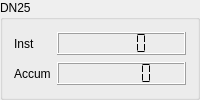
        <widget class="QGroupBox" name="gBox_StdDN25">
         <property name="title">
          <string>DN25</string>
         </property>
         <layout class="QGridLayout" name="gridLayout_22">
          <item row="0" column="0">
           <widget class="QLabel" name="label_10">
            <property name="sizePolicy">
             <sizepolicy hsizetype="Fixed" vsizetype="Preferred">
              <horstretch>0</horstretch>
              <verstretch>0</verstretch>
             </sizepolicy>
            </property>
            <property name="minimumSize">
             <size>
              <width>30</width>
              <height>20</height>
             </size>
            </property>
            <property name="text">
             <string>Inst</string>
            </property>
           </widget>
          </item>
          <item row="0" column="1">
           <widget class="QLCDNumber" name="lcdInstStdMeter_25">
            <property name="sizePolicy">
             <sizepolicy hsizetype="Preferred" vsizetype="Fixed">
              <horstretch>0</horstretch>
              <verstretch>0</verstretch>
             </sizepolicy>
            </property>
            <property name="minimumSize">
             <size>
              <width>40</width>
              <height>0</height>
             </size>
            </property>
            <property name="numDigits">
             <number>5</number>
            </property>
            <property name="segmentStyle">
             <enum>QLCDNumber::Flat</enum>
            </property>
           </widget>
          </item>
          <item row="1" column="0">
           <widget class="QLabel" name="label_12">
            <property name="sizePolicy">
             <sizepolicy hsizetype="Fixed" vsizetype="Preferred">
              <horstretch>0</horstretch>
              <verstretch>0</verstretch>
             </sizepolicy>
            </property>
            <property name="minimumSize">
             <size>
              <width>30</width>
              <height>20</height>
             </size>
            </property>
            <property name="text">
             <string>Accum</string>
            </property>
           </widget>
          </item>
          <item row="1" column="1">
           <widget class="QLCDNumber" name="lcdAccumStdMeter_25">
            <property name="sizePolicy">
             <sizepolicy hsizetype="Preferred" vsizetype="Fixed">
              <horstretch>0</horstretch>
              <verstretch>0</verstretch>
             </sizepolicy>
            </property>
            <property name="minimumSize">
             <size>
              <width>40</width>
              <height>0</height>
             </size>
            </property>
            <property name="numDigits">
             <number>6</number>
            </property>
            <property name="segmentStyle">
             <enum>QLCDNumber::Flat</enum>
            </property>
           </widget>
          </item>
         </layout>
         <zorder>lcdAccumStdMeter_25</zorder>
         <zorder>lcdInstStdMeter_25</zorder>
         <zorder>label_10</zorder>
         <zorder>label_12</zorder>
        </widget>
